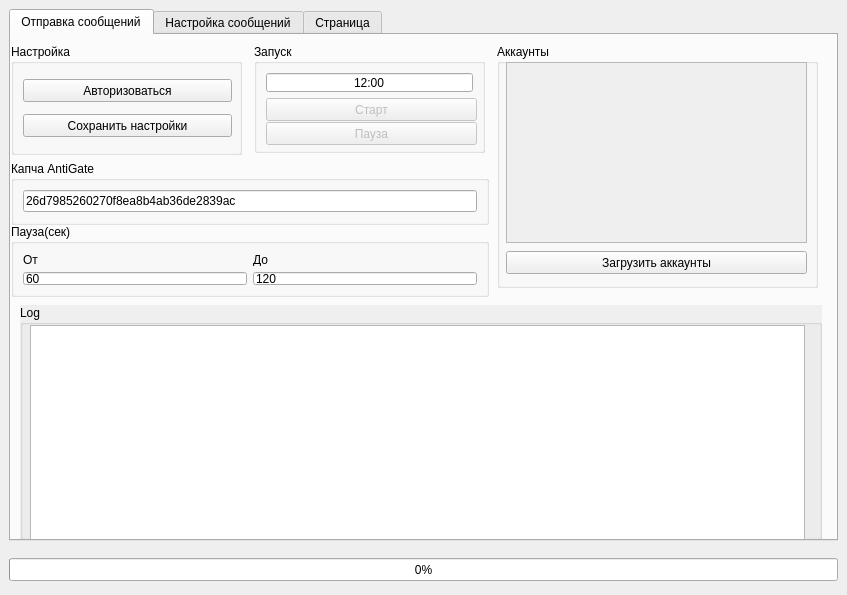
<?xml version="1.0" encoding="UTF-8"?>
<ui version="4.0">
 <class>MainWindow</class>
 <widget class="QMainWindow" name="MainWindow">
  <property name="windowModality">
   <enum>Qt::NonModal</enum>
  </property>
  <property name="geometry">
   <rect>
    <x>0</x>
    <y>0</y>
    <width>847</width>
    <height>595</height>
   </rect>
  </property>
  <property name="windowTitle">
   <string>Расслыка [Ирина Ростова]</string>
  </property>
  <property name="windowIcon">
   <iconset>
    <normaloff>message.png</normaloff>message.png</iconset>
  </property>
  <property name="autoFillBackground">
   <bool>false</bool>
  </property>
  <property name="styleSheet">
   <string notr="true">gridline-color: qlineargradient(spread:pad, x1:0, y1:0, x2:1, y2:0, stop:0 rgba(167, 194, 255, 255), stop:1 rgba(255, 255, 255, 255));</string>
  </property>
  <widget class="QWidget" name="centralwidget">
   <widget class="QProgressBar" name="progressBar">
    <property name="geometry">
     <rect>
      <x>9</x>
      <y>558</y>
      <width>829</width>
      <height>23</height>
     </rect>
    </property>
    <property name="value">
     <number>0</number>
    </property>
   </widget>
   <widget class="QTabWidget" name="tabWidget">
    <property name="geometry">
     <rect>
      <x>9</x>
      <y>9</y>
      <width>829</width>
      <height>532</height>
     </rect>
    </property>
    <property name="currentIndex">
     <number>0</number>
    </property>
    <widget class="QWidget" name="tab">
     <attribute name="title">
      <string>Отправка сообщений</string>
     </attribute>
     <widget class="QGroupBox" name="groupBox">
      <property name="geometry">
       <rect>
        <x>0</x>
        <y>9</y>
        <width>231</width>
        <height>111</height>
       </rect>
      </property>
      <property name="title">
       <string>Настройка</string>
      </property>
      <layout class="QGridLayout" name="gridLayout_2">
       <item row="0" column="0">
        <widget class="QPushButton" name="buttonAuth">
         <property name="minimumSize">
          <size>
           <width>209</width>
           <height>23</height>
          </size>
         </property>
         <property name="text">
          <string>Авторизоваться</string>
         </property>
        </widget>
       </item>
       <item row="1" column="0">
        <widget class="QPushButton" name="buttonSaveAll">
         <property name="minimumSize">
          <size>
           <width>209</width>
           <height>23</height>
          </size>
         </property>
         <property name="text">
          <string>Сохранить настройки</string>
         </property>
        </widget>
       </item>
      </layout>
     </widget>
     <widget class="QGroupBox" name="groupBox_4">
      <property name="geometry">
       <rect>
        <x>243</x>
        <y>9</y>
        <width>231</width>
        <height>109</height>
       </rect>
      </property>
      <property name="title">
       <string>Запуск</string>
      </property>
      <layout class="QGridLayout" name="gridLayout_3">
       <item row="3" column="0">
        <widget class="QPushButton" name="buttonPause">
         <property name="enabled">
          <bool>false</bool>
         </property>
         <property name="minimumSize">
          <size>
           <width>211</width>
           <height>23</height>
          </size>
         </property>
         <property name="text">
          <string>Пауза</string>
         </property>
        </widget>
       </item>
       <item row="2" column="0">
        <widget class="QPushButton" name="buttonStart">
         <property name="enabled">
          <bool>false</bool>
         </property>
         <property name="minimumSize">
          <size>
           <width>211</width>
           <height>23</height>
          </size>
         </property>
         <property name="text">
          <string>Старт</string>
         </property>
        </widget>
       </item>
       <item row="0" column="0">
        <widget class="QLineEdit" name="editTime">
         <property name="layoutDirection">
          <enum>Qt::LeftToRight</enum>
         </property>
         <property name="text">
          <string>12:00</string>
         </property>
         <property name="alignment">
          <set>Qt::AlignCenter</set>
         </property>
        </widget>
       </item>
      </layout>
     </widget>
     <widget class="QGroupBox" name="groupBox_5">
      <property name="geometry">
       <rect>
        <x>0</x>
        <y>126</y>
        <width>478</width>
        <height>64</height>
       </rect>
      </property>
      <property name="title">
       <string>Капча AntiGate</string>
      </property>
      <layout class="QGridLayout" name="gridLayout_4">
       <item row="0" column="0">
        <widget class="QLineEdit" name="editantigate">
         <property name="text">
          <string>26d7985260270f8ea8b4ab36de2839ac</string>
         </property>
        </widget>
       </item>
      </layout>
     </widget>
     <widget class="QGroupBox" name="groupBox_6">
      <property name="geometry">
       <rect>
        <x>486</x>
        <y>9</y>
        <width>321</width>
        <height>244</height>
       </rect>
      </property>
      <property name="title">
       <string>Аккаунты</string>
      </property>
      <widget class="QListWidget" name="listWidget">
       <property name="enabled">
        <bool>false</bool>
       </property>
       <property name="geometry">
        <rect>
         <x>9</x>
         <y>18</y>
         <width>301</width>
         <height>181</height>
        </rect>
       </property>
      </widget>
      <widget class="QPushButton" name="buttonLoadAccs">
       <property name="geometry">
        <rect>
         <x>9</x>
         <y>207</y>
         <width>301</width>
         <height>23</height>
        </rect>
       </property>
       <property name="minimumSize">
        <size>
         <width>301</width>
         <height>23</height>
        </size>
       </property>
       <property name="text">
        <string>Загрузить аккаунты</string>
       </property>
      </widget>
     </widget>
     <widget class="QGroupBox" name="groupBox_2">
      <property name="geometry">
       <rect>
        <x>9</x>
        <y>270</y>
        <width>802</width>
        <height>235</height>
       </rect>
      </property>
      <property name="mouseTracking">
       <bool>false</bool>
      </property>
      <property name="autoFillBackground">
       <bool>true</bool>
      </property>
      <property name="title">
       <string>Log</string>
      </property>
      <widget class="QTextEdit" name="memoLog">
       <property name="geometry">
        <rect>
         <x>10</x>
         <y>20</y>
         <width>775</width>
         <height>226</height>
        </rect>
       </property>
       <property name="html">
        <string>&lt;!DOCTYPE HTML PUBLIC &quot;-//W3C//DTD HTML 4.0//EN&quot; &quot;http://www.w3.org/TR/REC-html40/strict.dtd&quot;&gt;
&lt;html&gt;&lt;head&gt;&lt;meta name=&quot;qrichtext&quot; content=&quot;1&quot; /&gt;&lt;style type=&quot;text/css&quot;&gt;
p, li { white-space: pre-wrap; }
&lt;/style&gt;&lt;/head&gt;&lt;body style=&quot; font-family:'MS Shell Dlg 2'; font-size:8.25pt; font-weight:400; font-style:normal;&quot;&gt;
&lt;p style=&quot;-qt-paragraph-type:empty; margin-top:12px; margin-bottom:12px; margin-left:0px; margin-right:0px; -qt-block-indent:0; text-indent:0px;&quot;&gt;&lt;br /&gt;&lt;/p&gt;&lt;/body&gt;&lt;/html&gt;</string>
       </property>
      </widget>
     </widget>
     <widget class="QGroupBox" name="groupBox_9">
      <property name="geometry">
       <rect>
        <x>0</x>
        <y>189</y>
        <width>478</width>
        <height>73</height>
       </rect>
      </property>
      <property name="title">
       <string>Пауза(сек)</string>
      </property>
      <layout class="QGridLayout" name="gridLayout_5">
       <item row="1" column="1">
        <widget class="QLineEdit" name="editPause2">
         <property name="text">
          <string>120</string>
         </property>
        </widget>
       </item>
       <item row="1" column="0">
        <widget class="QLineEdit" name="editPause1">
         <property name="text">
          <string>60</string>
         </property>
        </widget>
       </item>
       <item row="0" column="0">
        <widget class="QLabel" name="label">
         <property name="text">
          <string>От</string>
         </property>
        </widget>
       </item>
       <item row="0" column="1">
        <widget class="QLabel" name="label_2">
         <property name="text">
          <string>До</string>
         </property>
        </widget>
       </item>
      </layout>
     </widget>
    </widget>
    <widget class="QWidget" name="tab_2">
     <attribute name="title">
      <string>Настройка сообщений</string>
     </attribute>
     <widget class="QGroupBox" name="groupBox_3">
      <property name="geometry">
       <rect>
        <x>9</x>
        <y>18</y>
        <width>471</width>
        <height>211</height>
       </rect>
      </property>
      <property name="mouseTracking">
       <bool>false</bool>
      </property>
      <property name="autoFillBackground">
       <bool>true</bool>
      </property>
      <property name="title">
       <string>Сообщение</string>
      </property>
      <widget class="QTextEdit" name="memoText">
       <property name="geometry">
        <rect>
         <x>10</x>
         <y>20</y>
         <width>451</width>
         <height>181</height>
        </rect>
       </property>
       <property name="html">
        <string>&lt;!DOCTYPE HTML PUBLIC &quot;-//W3C//DTD HTML 4.0//EN&quot; &quot;http://www.w3.org/TR/REC-html40/strict.dtd&quot;&gt;
&lt;html&gt;&lt;head&gt;&lt;meta name=&quot;qrichtext&quot; content=&quot;1&quot; /&gt;&lt;style type=&quot;text/css&quot;&gt;
p, li { white-space: pre-wrap; }
&lt;/style&gt;&lt;/head&gt;&lt;body style=&quot; font-family:'MS Shell Dlg 2'; font-size:8.25pt; font-weight:400; font-style:normal;&quot;&gt;
&lt;p style=&quot; margin-top:0px; margin-bottom:0px; margin-left:0px; margin-right:0px; -qt-block-indent:0; text-indent:0px;&quot;&gt;&lt;span style=&quot; font-size:8pt;&quot;&gt;{hello}, {username}{emj1} {buy} был успешно оплачен. {time} вы сможете его забрать. Мы вам {send}.&lt;/span&gt;&lt;/p&gt;&lt;/body&gt;&lt;/html&gt;</string>
       </property>
      </widget>
     </widget>
     <widget class="QGroupBox" name="groupBox_7">
      <property name="geometry">
       <rect>
        <x>486</x>
        <y>18</y>
        <width>325</width>
        <height>211</height>
       </rect>
      </property>
      <property name="mouseTracking">
       <bool>false</bool>
      </property>
      <property name="autoFillBackground">
       <bool>true</bool>
      </property>
      <property name="title">
       <string>Tags</string>
      </property>
      <widget class="QTextEdit" name="memoDict">
       <property name="geometry">
        <rect>
         <x>10</x>
         <y>20</y>
         <width>307</width>
         <height>181</height>
        </rect>
       </property>
       <property name="html">
        <string>&lt;!DOCTYPE HTML PUBLIC &quot;-//W3C//DTD HTML 4.0//EN&quot; &quot;http://www.w3.org/TR/REC-html40/strict.dtd&quot;&gt;
&lt;html&gt;&lt;head&gt;&lt;meta name=&quot;qrichtext&quot; content=&quot;1&quot; /&gt;&lt;style type=&quot;text/css&quot;&gt;
p, li { white-space: pre-wrap; }
&lt;/style&gt;&lt;/head&gt;&lt;body style=&quot; font-family:'MS Shell Dlg 2'; font-size:8.25pt; font-weight:400; font-style:normal;&quot;&gt;
&lt;p style=&quot; margin-top:0px; margin-bottom:0px; margin-left:0px; margin-right:0px; -qt-block-indent:0; text-indent:0px;&quot;&gt;&lt;span style=&quot; font-size:8pt;&quot;&gt;hello=Добрый день&lt;/span&gt;&lt;/p&gt;
&lt;p style=&quot; margin-top:0px; margin-bottom:0px; margin-left:0px; margin-right:0px; -qt-block-indent:0; text-indent:0px;&quot;&gt;&lt;span style=&quot; font-size:8pt;&quot;&gt;hello=Здравствуйте&lt;/span&gt;&lt;/p&gt;
&lt;p style=&quot; margin-top:0px; margin-bottom:0px; margin-left:0px; margin-right:0px; -qt-block-indent:0; text-indent:0px;&quot;&gt;&lt;span style=&quot; font-size:8pt;&quot;&gt;hello=Доброго времени суток&lt;/span&gt;&lt;/p&gt;
&lt;p style=&quot; margin-top:0px; margin-bottom:0px; margin-left:0px; margin-right:0px; -qt-block-indent:0; text-indent:0px;&quot;&gt;&lt;span style=&quot; font-size:8pt;&quot;&gt;hello=Приветсвую вас&lt;/span&gt;&lt;/p&gt;
&lt;p style=&quot; margin-top:0px; margin-bottom:0px; margin-left:0px; margin-right:0px; -qt-block-indent:0; text-indent:0px;&quot;&gt;&lt;span style=&quot; font-size:8pt;&quot;&gt;hello=Рада вам сообщить&lt;/span&gt;&lt;/p&gt;
&lt;p style=&quot; margin-top:0px; margin-bottom:0px; margin-left:0px; margin-right:0px; -qt-block-indent:0; text-indent:0px;&quot;&gt;&lt;span style=&quot; font-size:8pt;&quot;&gt;emj1=)&lt;/span&gt;&lt;/p&gt;
&lt;p style=&quot; margin-top:0px; margin-bottom:0px; margin-left:0px; margin-right:0px; -qt-block-indent:0; text-indent:0px;&quot;&gt;&lt;span style=&quot; font-size:8pt;&quot;&gt;emj1=!&lt;/span&gt;&lt;/p&gt;
&lt;p style=&quot; margin-top:0px; margin-bottom:0px; margin-left:0px; margin-right:0px; -qt-block-indent:0; text-indent:0px;&quot;&gt;&lt;span style=&quot; font-size:8pt;&quot;&gt;emj1=.&lt;/span&gt;&lt;/p&gt;
&lt;p style=&quot; margin-top:0px; margin-bottom:0px; margin-left:0px; margin-right:0px; -qt-block-indent:0; text-indent:0px;&quot;&gt;&lt;span style=&quot; font-size:8pt;&quot;&gt;emj1=&lt;/span&gt;&lt;span style=&quot; font-family:'-apple-system','BlinkMacSystemFont','Roboto','Open Sans','Helvetica Neue','Noto Sans Armenian','Noto Sans Bengali','Noto Sans Cherokee','Noto Sans Devanagari','Noto Sans Ethiopic','Noto Sans Georgian','Noto Sans Hebrew','Noto Sans Kannada','Noto Sans Khmer','Noto Sans Lao','Noto Sans Osmanya','Noto Sans Tamil','Noto Sans Telugu','Noto Sans Thai','sans-serif'; font-size:8pt; color:#000000; background-color:#ffffff;&quot;&gt;&amp;amp;#128522;&lt;/span&gt;&lt;/p&gt;
&lt;p style=&quot; margin-top:0px; margin-bottom:0px; margin-left:0px; margin-right:0px; -qt-block-indent:0; text-indent:0px;&quot;&gt;&lt;span style=&quot; font-size:8pt;&quot;&gt;emj1=&lt;/span&gt;&lt;span style=&quot; font-family:'-apple-system','BlinkMacSystemFont','Roboto','Open Sans','Helvetica Neue','Noto Sans Armenian','Noto Sans Bengali','Noto Sans Cherokee','Noto Sans Devanagari','Noto Sans Ethiopic','Noto Sans Georgian','Noto Sans Hebrew','Noto Sans Kannada','Noto Sans Khmer','Noto Sans Lao','Noto Sans Osmanya','Noto Sans Tamil','Noto Sans Telugu','Noto Sans Thai','sans-serif'; font-size:8pt; color:#000000; background-color:#ffffff;&quot;&gt;&amp;amp;#9786;&lt;/span&gt;&lt;/p&gt;
&lt;p style=&quot; margin-top:0px; margin-bottom:0px; margin-left:0px; margin-right:0px; -qt-block-indent:0; text-indent:0px;&quot;&gt;&lt;span style=&quot; font-size:8pt;&quot;&gt;emj1=&lt;/span&gt;&lt;span style=&quot; font-family:'-apple-system','BlinkMacSystemFont','Roboto','Open Sans','Helvetica Neue','Noto Sans Armenian','Noto Sans Bengali','Noto Sans Cherokee','Noto Sans Devanagari','Noto Sans Ethiopic','Noto Sans Georgian','Noto Sans Hebrew','Noto Sans Kannada','Noto Sans Khmer','Noto Sans Lao','Noto Sans Osmanya','Noto Sans Tamil','Noto Sans Telugu','Noto Sans Thai','sans-serif'; font-size:8pt; color:#000000; background-color:#ffffff;&quot;&gt;&amp;amp;#128513;&lt;/span&gt;&lt;/p&gt;
&lt;p style=&quot; margin-top:0px; margin-bottom:0px; margin-left:0px; margin-right:0px; -qt-block-indent:0; text-indent:0px;&quot;&gt;&lt;span style=&quot; font-size:8pt;&quot;&gt;emj1=&lt;/span&gt;&lt;span style=&quot; font-family:'-apple-system','BlinkMacSystemFont','Roboto','Open Sans','Helvetica Neue','Noto Sans Armenian','Noto Sans Bengali','Noto Sans Cherokee','Noto Sans Devanagari','Noto Sans Ethiopic','Noto Sans Georgian','Noto Sans Hebrew','Noto Sans Kannada','Noto Sans Khmer','Noto Sans Lao','Noto Sans Osmanya','Noto Sans Tamil','Noto Sans Telugu','Noto Sans Thai','sans-serif'; font-size:8pt; color:#000000; background-color:#ffffff;&quot;&gt;&amp;amp;#9996;&lt;/span&gt;&lt;/p&gt;
&lt;p style=&quot; margin-top:0px; margin-bottom:0px; margin-left:0px; margin-right:0px; -qt-block-indent:0; text-indent:0px;&quot;&gt;&lt;span style=&quot; font-size:8pt;&quot;&gt;buy=Ваш заказ&lt;/span&gt;&lt;/p&gt;
&lt;p style=&quot; margin-top:0px; margin-bottom:0px; margin-left:0px; margin-right:0px; -qt-block-indent:0; text-indent:0px;&quot;&gt;&lt;span style=&quot; font-size:8pt;&quot;&gt;buy=Ваш товар&lt;/span&gt;&lt;/p&gt;
&lt;p style=&quot; margin-top:0px; margin-bottom:0px; margin-left:0px; margin-right:0px; -qt-block-indent:0; text-indent:0px;&quot;&gt;&lt;span style=&quot; font-size:8pt;&quot;&gt;time=В ближайшее время &lt;/span&gt;&lt;/p&gt;
&lt;p style=&quot; margin-top:0px; margin-bottom:0px; margin-left:0px; margin-right:0px; -qt-block-indent:0; text-indent:0px;&quot;&gt;&lt;span style=&quot; font-size:8pt;&quot;&gt;time=В ближайшие дни &lt;/span&gt;&lt;/p&gt;
&lt;p style=&quot; margin-top:0px; margin-bottom:0px; margin-left:0px; margin-right:0px; -qt-block-indent:0; text-indent:0px;&quot;&gt;&lt;span style=&quot; font-size:8pt;&quot;&gt;time=Через пару дней&lt;/span&gt;&lt;/p&gt;
&lt;p style=&quot; margin-top:0px; margin-bottom:0px; margin-left:0px; margin-right:0px; -qt-block-indent:0; text-indent:0px;&quot;&gt;&lt;span style=&quot; font-size:8pt;&quot;&gt;send=сообщим&lt;/span&gt;&lt;/p&gt;
&lt;p style=&quot; margin-top:0px; margin-bottom:0px; margin-left:0px; margin-right:0px; -qt-block-indent:0; text-indent:0px;&quot;&gt;&lt;span style=&quot; font-size:8pt;&quot;&gt;send=напишем&lt;/span&gt;&lt;/p&gt;
&lt;p style=&quot; margin-top:0px; margin-bottom:0px; margin-left:0px; margin-right:0px; -qt-block-indent:0; text-indent:0px;&quot;&gt;&lt;span style=&quot; font-size:8pt;&quot;&gt;send=напомним&lt;/span&gt;&lt;/p&gt;&lt;/body&gt;&lt;/html&gt;</string>
       </property>
      </widget>
     </widget>
     <widget class="QGroupBox" name="groupBox_8">
      <property name="geometry">
       <rect>
        <x>9</x>
        <y>270</y>
        <width>802</width>
        <height>217</height>
       </rect>
      </property>
      <property name="mouseTracking">
       <bool>false</bool>
      </property>
      <property name="autoFillBackground">
       <bool>true</bool>
      </property>
      <property name="title">
       <string>Проверка рандомности сообщений</string>
      </property>
      <widget class="QTextEdit" name="memoResult">
       <property name="geometry">
        <rect>
         <x>9</x>
         <y>18</y>
         <width>451</width>
         <height>181</height>
        </rect>
       </property>
       <property name="html">
        <string>&lt;!DOCTYPE HTML PUBLIC &quot;-//W3C//DTD HTML 4.0//EN&quot; &quot;http://www.w3.org/TR/REC-html40/strict.dtd&quot;&gt;
&lt;html&gt;&lt;head&gt;&lt;meta name=&quot;qrichtext&quot; content=&quot;1&quot; /&gt;&lt;style type=&quot;text/css&quot;&gt;
p, li { white-space: pre-wrap; }
&lt;/style&gt;&lt;/head&gt;&lt;body style=&quot; font-family:'MS Shell Dlg 2'; font-size:8.25pt; font-weight:400; font-style:normal;&quot;&gt;
&lt;p style=&quot;-qt-paragraph-type:empty; margin-top:0px; margin-bottom:0px; margin-left:0px; margin-right:0px; -qt-block-indent:0; text-indent:0px;&quot;&gt;&lt;br /&gt;&lt;/p&gt;&lt;/body&gt;&lt;/html&gt;</string>
       </property>
      </widget>
     </widget>
     <widget class="QPushButton" name="buttonRandom">
      <property name="geometry">
       <rect>
        <x>108</x>
        <y>234</y>
        <width>298</width>
        <height>23</height>
       </rect>
      </property>
      <property name="text">
       <string>Сгенирировать рандомное сообщение</string>
      </property>
     </widget>
    </widget>
    <widget class="QWidget" name="tab_3">
     <attribute name="title">
      <string>Страница</string>
     </attribute>
     <widget class="QGroupBox" name="groupBox_10">
      <property name="geometry">
       <rect>
        <x>9</x>
        <y>9</y>
        <width>802</width>
        <height>487</height>
       </rect>
      </property>
      <property name="mouseTracking">
       <bool>false</bool>
      </property>
      <property name="autoFillBackground">
       <bool>true</bool>
      </property>
      <property name="title">
       <string>Изображения URL</string>
      </property>
      <widget class="QTextEdit" name="memoUrl">
       <property name="geometry">
        <rect>
         <x>9</x>
         <y>27</y>
         <width>784</width>
         <height>442</height>
        </rect>
       </property>
       <property name="html">
        <string>&lt;!DOCTYPE HTML PUBLIC &quot;-//W3C//DTD HTML 4.0//EN&quot; &quot;http://www.w3.org/TR/REC-html40/strict.dtd&quot;&gt;
&lt;html&gt;&lt;head&gt;&lt;meta name=&quot;qrichtext&quot; content=&quot;1&quot; /&gt;&lt;style type=&quot;text/css&quot;&gt;
p, li { white-space: pre-wrap; }
&lt;/style&gt;&lt;/head&gt;&lt;body style=&quot; font-family:'MS Shell Dlg 2'; font-size:8.25pt; font-weight:400; font-style:normal;&quot;&gt;
&lt;p style=&quot;-qt-paragraph-type:empty; margin-top:0px; margin-bottom:0px; margin-left:0px; margin-right:0px; -qt-block-indent:0; text-indent:0px;&quot;&gt;&lt;br /&gt;&lt;/p&gt;&lt;/body&gt;&lt;/html&gt;</string>
       </property>
      </widget>
     </widget>
    </widget>
   </widget>
  </widget>
 </widget>
 <resources/>
 <connections/>
</ui>
